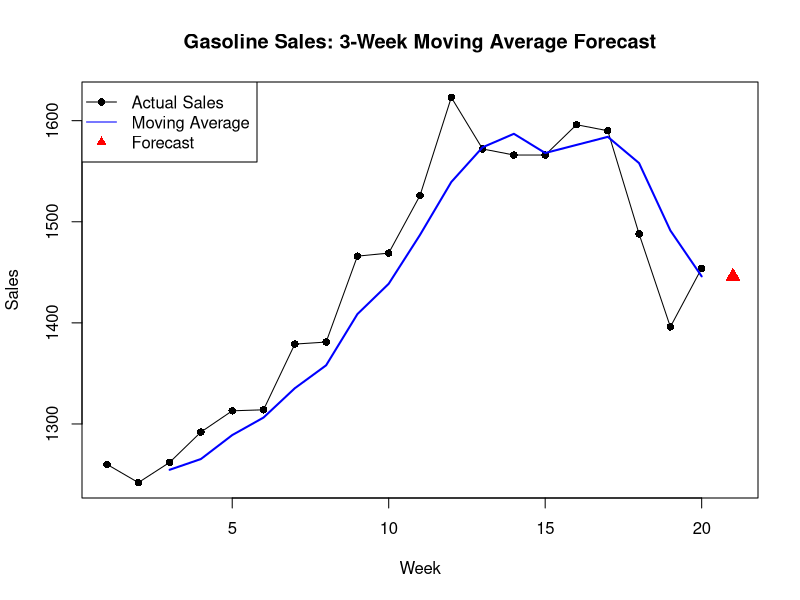

Write the R code that produced this figure.
# Adds charting + an actual forecast to movingaverages.r, which computes
# a moving average but never plots it or forecasts a future period.

library(TTR)

set.seed(42)
gasoline_sales <- round(1200 + cumsum(rnorm(20, mean = 5, sd = 40)))
weeks <- 1:length(gasoline_sales)

# 3-week moving average (same as the original file)
gas_ma3 <- SMA(gasoline_sales, n = 3)

# the forecast for the NEXT period equals the most recent moving average value
next_week <- length(weeks) + 1
forecast_value <- tail(gas_ma3[!is.na(gas_ma3)], 1)

# --- chart: actual sales, the moving average line, and the forecast point ---
plot(weeks, gasoline_sales, type = "o", pch = 16, col = "black",
     xlim = c(1, next_week), ylim = range(c(gasoline_sales, forecast_value)),
     main = "Gasoline Sales: 3-Week Moving Average Forecast",
     xlab = "Week", ylab = "Sales")
lines(weeks, gas_ma3, col = "blue", lwd = 2)                # the MA line
points(next_week, forecast_value, col = "red", pch = 17, cex = 1.5)  # forecast
legend("topleft", legend = c("Actual Sales", "Moving Average", "Forecast"),
       col = c("black", "blue", "red"), pch = c(16, NA, 17), lty = c(1, 1, NA))

cat("Forecast for week", next_week, ":", forecast_value, "\n")
